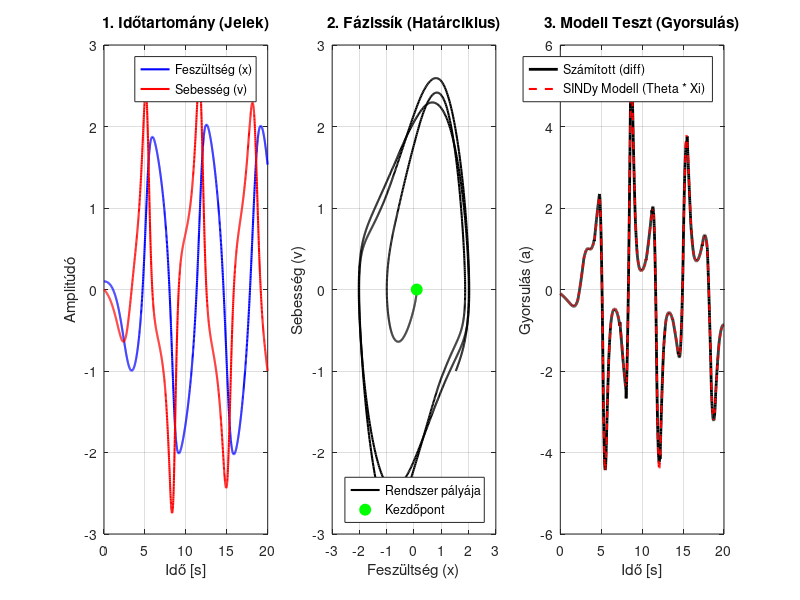

Write the MATLAB code that produced this figure.
clear; clc; close all;

mu = 1.5; 
dt = 0.01;
t_meres = (0:dt:20)';

ode_func = @(t, x) [x(2); (1.5 - 0.05*t) * (1 - x(1)^2) * x(2) - x(1)];
[~, x_adat] = ode45(ode_func, t_meres, [0.1; 0]); 

x_mert = x_adat(:, 1); 

% zaj_szint = 0.01; 
% x_mert = x_mert + zaj_szint * randn(size(x_mert));
% ablak_meret = 50; 
% x_mert = smoothdata(x_mert, 'sgolay', ablak_meret);

v_szamitott = diff(x_mert) / dt; 
a_szamitott = diff(v_szamitott) / dt;

x_konyvtar = x_mert(1 : end-2);
t_konyvtar = t_meres(1 : end-2);
v_konyvtar = v_szamitott(1 : end-1);

Theta = [ones(size(x_konyvtar)), x_konyvtar, v_konyvtar, t_konyvtar, t_konyvtar.*v_konyvtar, ...
         x_konyvtar.*v_konyvtar, t_konyvtar.*x_konyvtar, x_konyvtar.^2, v_konyvtar.^2,...
         (x_konyvtar.^2).*v_konyvtar, x_konyvtar.*(v_konyvtar.^2), ...
         t_konyvtar.*(x_konyvtar.^2).*v_konyvtar, ... 
         x_konyvtar.^3, v_konyvtar.^3]; 

konyvtar_nevek = {'1', 'x', 'v', 't', 't*v', 'x*v', 't*x', 'x^2', ...
                  'v^2', 'x^2*v', 'x*v^2', 't*x^2*v', 'x^3', 'v^3'};

lambda = 0.03;
Xi = Theta \ a_szamitott; 

for k = 1:10
    kis_indexek = (abs(Xi) < lambda);
    Xi(kis_indexek) = 0;              
    nagy_indexek = ~kis_indexek;      
    
    if any(nagy_indexek)
        Xi(nagy_indexek) = Theta(:, nagy_indexek) \ a_szamitott;
    end
end

clc;
fprintf('--- Van der Pol Oszcillátor (1%%-os zajjal) ---\n\n');
fprintf('A keresett (elméleti) együtthatók:\n');
fprintf('x     : -1.0000\n');
fprintf('v     :  1.5000\n');
fprintf('x^2*v : -1.5000\n\n');

fprintf('--- SINDy Által Talált Egyenlet ---\n');
for i = 1:length(Xi)
    if Xi(i) ~= 0
        fprintf('%6s tag együtthatója: %8.4f\n', konyvtar_nevek{i}, Xi(i));
    end
end

a_sindy = Theta * Xi;
t_plot = t_meres(1:end-2);

figure('Name', 'Van der Pol Oszcillátor - SINDy Zajos Eredmények', 'Position', [100, 100, 1200, 400]);

subplot(1, 3, 1);
plot(t_plot, x_konyvtar, 'b', 'LineWidth', 1.5); 
hold on;
plot(t_plot, v_konyvtar, 'r', 'LineWidth', 1.5);
title('1. Időtartomány (Jelek)');
xlabel('Idő [s]'); ylabel('Amplitúdó');
legend('Feszültség (x)', 'Sebesség (v)');
grid on;

subplot(1, 3, 2);
plot(x_konyvtar, v_konyvtar, 'k', 'LineWidth', 1.5); hold on;
plot(x_konyvtar(1), v_konyvtar(1), 'go', 'MarkerSize', 8, 'MarkerFaceColor', 'g');
title('2. Fázissík (Határciklus)');
xlabel('Feszültség (x)'); ylabel('Sebesség (v)');
legend('Rendszer pályája', 'Kezdőpont', 'Location', 'southeast');
grid on;

subplot(1, 3, 3);
plot(t_plot, a_szamitott, 'k', 'LineWidth', 2); hold on;
plot(t_plot, a_sindy, 'r--', 'LineWidth', 1.5);
title('3. Modell Teszt (Gyorsulás)');
xlabel('Idő [s]'); ylabel('Gyorsulás (a)');
legend('Számított (diff)', 'SINDy Modell (Theta * Xi)');
grid on;
